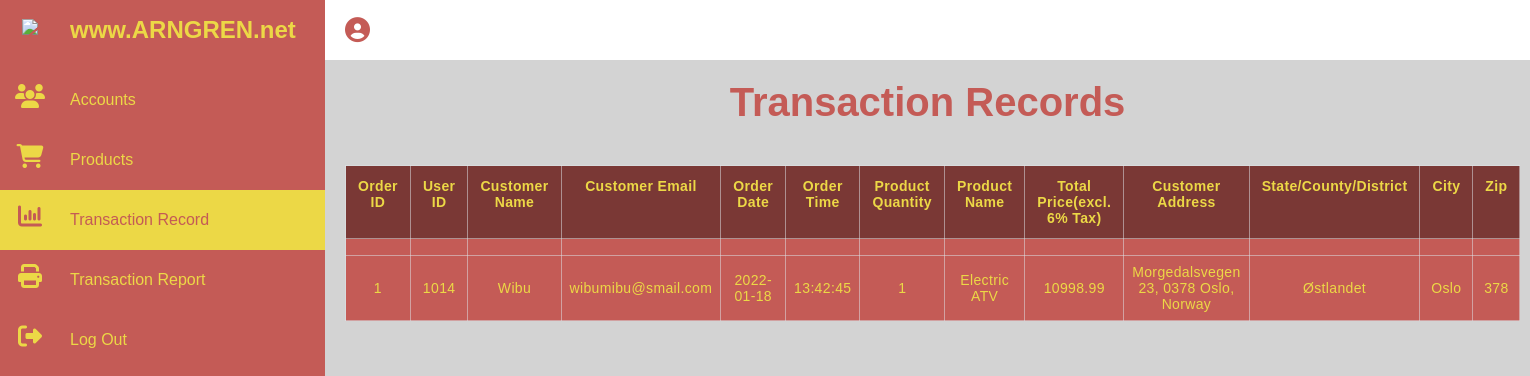
Screenshot of /DashboardTransactionRecord.php with the database file from the repository.
### tables this page shows
CREATE TABLE `transaction` (
  `orderID` int(255) NOT NULL,
  `userID` int(11) NOT NULL,
  `fullname` varchar(50) NOT NULL,
  `email` varchar(100) NOT NULL,
  `orderDate` date NOT NULL,
  `orderTime` time NOT NULL,
  `Qty` int(10) NOT NULL,
  `productName` varchar(255) NOT NULL,
  `total` decimal(10,2) NOT NULL,
  `address` varchar(1000) NOT NULL,
  `state` varchar(255) NOT NULL,
  `city` varchar(255) NOT NULL,
  `zip` int(11) NOT NULL
);

### dbConnection_arngren.php (the view, shortened to what this page needs)
<?php
	$hostName = "localhost";
	$username = "root";
	$password = "";
	$database = "db_arngren";
	$conn = new mysqli($hostName, $username, $password, $database);
	function displayRecord()
	{
		global $conn;
		$sql = "SELECT * FROM `transaction`";
		$result = mysqli_query($conn, $sql);
		if ($result !== false && $result->num_rows > 0)
		{
			while ($row = $result -> fetch_assoc())
			{
				echo "<tr>
						<td>".$row['orderID']."</td>
						<td>".$row['userID']."</td>
						<td>".$row['fullname']."</td>
						<td>".$row['email']."</td>
						<td>".$row['orderDate']."</td>
						<td>".$row['orderTime']."</td>
						<td>".$row['Qty']."</td>
						<td>".$row['productName']."</td>
						<td>".$row['total']."</td>
						<td>".$row['address']."</td>
						<td>".$row['state']."</td>
						<td>".$row['city']."</td>
						<td>".$row['zip']."</td>
					 </tr>";
			}
		}
	}
?>

### DashboardTransactionRecord.php (shortened to what this page needs)
<?php include "dbConnection_arngren.php";
?>
<!DOCTYPE HTML>
<html lang = "en">
<head>
</head>
<body>
	<div class = "sidebarcontainer">
		<div class = "sidebar" id = "sidebar">
			<ul>
				<li>
					<a href = "">
						<span class = "icon"><img src = "arngrenlogo.PNG" width = "50px"></span>
						<span class = "title"><h2>www.ARNGREN.net</h2></span>
					</a>
				</li>
				<li>
					<a href = "DashboardAccounts.php">
						<span class = "icon"><i class = "fa fa-users"></i></span>
						<span class = "title">Accounts</span>
					</a>
				</li>
				<li>
					<a href = "DashboardProducts.php">
						<span class = "icon"><i class = "fa fa-shopping-cart"></i></span>
						<span class = "title">Products</span>
					</a>
				</li>
				<li>
					<a class = "active" href = "DashboardTransactionRecord.php">
						<span class = "icon"><i class = "fa fa-bar-chart"></i></span>
						<span class = "title">Transaction Record</span>
					</a>
				</li>
				<li>
					<a href = "DashboardTransactionReport.php">
						<span class = "icon"><i class = "fa fa-print"></i></span>
						<span class = "title">Transaction Report</span>
					</a>
				</li>
				<li>
					<a href = "logoutAdmin.php">
						<span class = "icon"><i class = "fa fa-sign-out"></i></span>
						<span class = "title">Log Out</span>
					</a>
				</li>
			</ul>
		</div>
		<div class = "main">
			<div class = "topbar">
				<div class = "admin">
					<i style = "color: #c45b56" class = "fa fa-user-circle"></i>
					<small>
					</small>
				</div>
			</div>
			<div class="table-container" style = "padding: 20px;">
				<h1 class="heading">Transaction Records</h1>
				<table class="table">
            <thead>
                <tr>
                    <th>Order ID</th>
                    <th>User ID</th>
                    <th>Customer Name</th>
                    <th>Customer Email</th>
                    <th>Order Date</th>
                    <th>Order Time</th>
                    <th>Product Quantity</th>
                    <th>Product Name</th>
                    <th>Total Price(excl. 6% Tax)</th>
                    <th>Customer Address</th>
                    <th>State/County/District</th>
                    <th>City</th>
                    <th>Zip</th>
                </tr>
            </thead>
            <tbody>
                <tr>
                    <td data-label="fullname"></td>
                    <td data-label="fullname"></td>
                    <td data-label="email"></td>
                    <td data-label="orderDate"></td>
                    <td data-label="orderTime"></td>
                    <td data-label="Qty"></td>
                    <td data-label="productName"></td>
                    <td data-label="orderID"></td>
                    <td data-label="total"></td>
                    <td data-label="address"></td>
                    <td data-label="state"></td>
                    <td data-label="city"></td>
                    <td data-label="zip"></td>
                </tr>
            </tbody>
            <?php
				displayRecord();
            ?>
        </table>
			</div>
		</div>
	</div>
</body>
</html>

### DashboardTransactionRecord.php (style rules this page uses)
* { margin: 0; padding: 0; box-sizing: border-box; font-family: Helvetica; }
body { overflow-x: hidden; }
.sidebarcontainer { position: relative; width: 100%; }
.sidebar { position: fixed; width: 325px; height: 100%; background: #c45b56; transition: 0.5s; overflow: hidden; }
.sidebar a.active { background: #ecd846; color: #ecd846; }
.sidebar ul li a.active .icon .fa { color: #c45b56; font-size: 24px; }
.sidebar ul li a.active .title { position: relative; display: block; padding: 0 10px; height: 60px; line-height: 60px; color: #c45b56; white-space: nowrap; }
.sidebar ul { position: absolute; top: 0; left: 0; width: 100%; }
.sidebar ul li { position: relative; width: 100%; list-style: none; }
.sidebar ul li:nth-child(1) { margin-bottom: 10px; }
.sidebar ul li a { position: relative; display: block; width: 100%; display: flex; text-decoration: none; }
.sidebar ul li a .icon { position: relative; display: block; min-width: 60px; height: 60px; line-height: 60px; text-align: center; }
.sidebar ul li a .icon .fa { color: #ecd846; font-size: 24px; }
.sidebar ul li a .title { position: relative; display: block; padding: 0 10px; height: 60px; line-height: 60px; color: #ecd846; white-space: nowrap; }
.main { position: absolute; width: calc(100% - 325px); left: 325px; min-height: 100vh; background: lightgrey; }
.main .topbar { width: 100%; background: white; height: 60px; display: flex; justify-content: space-between; align-items: center; padding: 20px; }
.main .topbar i { font-size: 25px; }
.main .topbar small { visibility: visible; padding: 10px; }
.heading { font-size: 40px; text-align: center; color: #c45b56; margin-bottom: 40px; }
.table { width: 100%; border-collapse: collapse; }
.table thead { background-color: #7a3835; }
.table thead tr th { font-size: 14px; font-weight: medium; letter-spacing: 0.35px; color: #ecd846; opacity: 1; padding: 12px; vertical-align: top; border: 1px solid #dee2e685; }
.table tbody tr td { font-size: 14px; letter-spacing: 0.35px; font-weight: normal; color: #ecd846; background-color: #c45b56; padding: 8px; text-align: center; border: 1px solid #dee2e685; }

### rows the page displays
transaction: orderID "1", userID "1014", fullname "Wibu", email "wibumibu@smail.com", orderDate "2022-01-18", orderTime "13:42:45", Qty "1", productName "Electric ATV", total "10998.99", address "Morgedalsvegen 23, 0378 Oslo, Norway", state "Østlandet", city "Oslo", zip "378"
